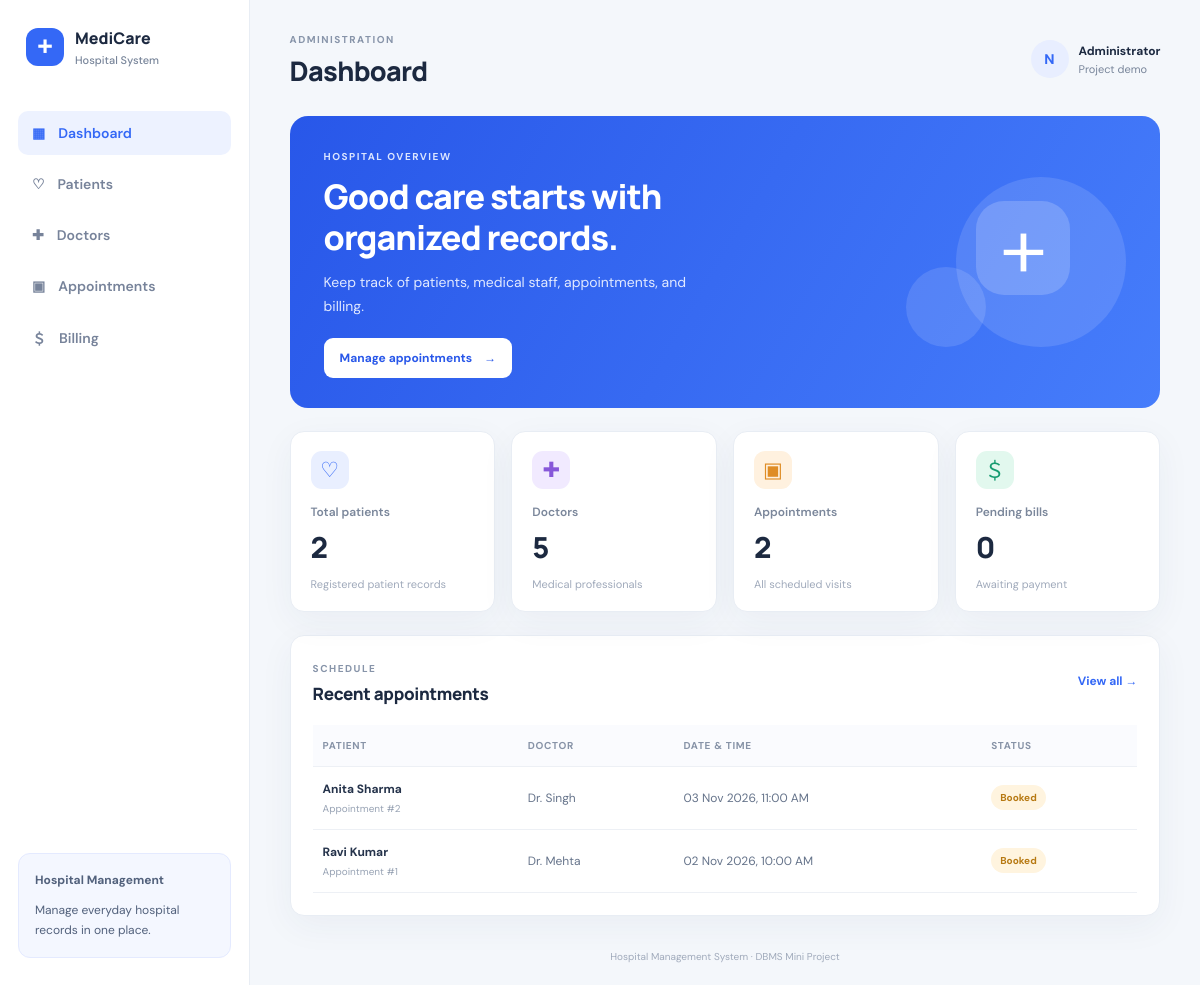
The page / on the database its author committed.
### tables this page shows
CREATE TABLE Appointment (
  appt_id INT AUTO_INCREMENT PRIMARY KEY,
  patient_id INT NOT NULL,
  doctor_id INT NOT NULL,
  appt_date DATETIME NOT NULL,
  reason VARCHAR(255),
  status ENUM('Booked','Completed','Cancelled') NOT NULL DEFAULT 'Booked',
  created_at TIMESTAMP DEFAULT CURRENT_TIMESTAMP,
  CONSTRAINT fk_appointment_patient FOREIGN KEY (patient_id)
    REFERENCES Patient(patient_id) ON UPDATE CASCADE ON DELETE RESTRICT,
  CONSTRAINT fk_appointment_doctor FOREIGN KEY (doctor_id)
    REFERENCES Doctor(doctor_id) ON UPDATE CASCADE ON DELETE RESTRICT,
  UNIQUE KEY uq_doctor_appointment_time (doctor_id, appt_date),
  INDEX idx_appointment_date (appt_date),
  INDEX idx_appointment_status (status)
);

CREATE TABLE Patient (
  patient_id INT AUTO_INCREMENT PRIMARY KEY,
  name VARCHAR(100) NOT NULL,
  age INT,
  gender ENUM('Male','Female','Other') DEFAULT 'Other',
  phone VARCHAR(20),
  address VARCHAR(255),
  created_at TIMESTAMP DEFAULT CURRENT_TIMESTAMP,
  CONSTRAINT chk_patient_age CHECK (age IS NULL OR age BETWEEN 1 AND 120)
);

CREATE TABLE Doctor (
  doctor_id INT AUTO_INCREMENT PRIMARY KEY,
  name VARCHAR(100) NOT NULL,
  specialization VARCHAR(100) NOT NULL,
  phone VARCHAR(20),
  dept_id INT,
  CONSTRAINT fk_doctor_department FOREIGN KEY (dept_id)
    REFERENCES Department(dept_id) ON UPDATE CASCADE ON DELETE SET NULL
);

### config.php (called while the page is built, shortened)
<?php
function e($value): string {
    return htmlspecialchars((string)($value ?? ''), ENT_QUOTES, 'UTF-8');
}

### index.php (the view, shortened to what this page needs)
<?php
require __DIR__ . '/config.php';
$stats = [
  'patients' => (int)$pdo->query('SELECT COUNT(*) FROM Patient')->fetchColumn(),
  'doctors' => (int)$pdo->query('SELECT COUNT(*) FROM Doctor')->fetchColumn(),
  'appointments' => (int)$pdo->query('SELECT COUNT(*) FROM Appointment')->fetchColumn(),
  'pending' => (int)$pdo->query("SELECT COUNT(*) FROM Bill WHERE pay_status='Pending'")->fetchColumn(),
];
$stmt = $pdo->query("SELECT a.appt_id, a.appt_date, a.status, p.name AS patient_name, d.name AS doctor_name
 FROM Appointment a JOIN Patient p ON p.patient_id=a.patient_id JOIN Doctor d ON d.doctor_id=a.doctor_id
 ORDER BY a.appt_date DESC LIMIT 6");
$recentAppointments = $stmt->fetchAll();
require __DIR__ . '/header.php';
?>
<section class="welcome-card"><div><span class="eyebrow light">HOSPITAL OVERVIEW</span><h2>Good care starts with<br>organized records.</h2><p>Keep track of patients, medical staff, appointments, and billing.</p><a class="button button-light" href="appointments.php">Manage appointments <span>→</span></a></div><div class="welcome-art" aria-hidden="true"><div class="medical-cross">+</div><div class="art-circle circle-one"></div><div class="art-circle circle-two"></div></div></section>
<section class="stats-grid">
  <article class="stat-card"><span class="stat-icon blue">♡</span><span class="stat-label">Total patients</span><strong><?= $stats['patients'] ?></strong><small>Registered patient records</small></article>
  <article class="stat-card"><span class="stat-icon purple">✚</span><span class="stat-label">Doctors</span><strong><?= $stats['doctors'] ?></strong><small>Medical professionals</small></article>
  <article class="stat-card"><span class="stat-icon orange">▣</span><span class="stat-label">Appointments</span><strong><?= $stats['appointments'] ?></strong><small>All scheduled visits</small></article>
  <article class="stat-card"><span class="stat-icon green">＄</span><span class="stat-label">Pending bills</span><strong><?= $stats['pending'] ?></strong><small>Awaiting payment</small></article>
</section>
<section class="panel"><div class="panel-heading"><div><span class="eyebrow">SCHEDULE</span><h2>Recent appointments</h2></div><a class="text-link" href="appointments.php">View all →</a></div>
<?php if (!$recentAppointments): ?><div class="empty-state">No appointments found. Add your first appointment from the Appointments page.</div><?php else: ?>
<div class="table-wrap"><table><thead><tr><th>Patient</th><th>Doctor</th><th>Date &amp; time</th><th>Status</th></tr></thead><tbody>
<?php foreach ($recentAppointments as $a): ?><tr><td><strong><?= e($a['patient_name']) ?></strong><small class="cell-sub">Appointment #<?= (int)$a['appt_id'] ?></small></td><td><?= e($a['doctor_name']) ?></td><td><?= e(date('d M Y, h:i A', strtotime($a['appt_date']))) ?></td><td><span class="status status-<?= strtolower(e($a['status'])) ?>"><?= e($a['status']) ?></span></td></tr><?php endforeach; ?>
</tbody></table></div><?php endif; ?></section>
<?php require __DIR__ . '/footer.php'; ?>

### style.css (style rules this page uses)
:root { --bg:#f4f7fb;--panel:#fff;--text:#1c2940;--muted:#78859a;--line:#e8edf4;--blue:#3468f6;--navy:#172541;--green:#198b68;--shadow:0 10px 35px rgba(31,53,91,.05) }
* { box-sizing:border-box }
body { margin:0;background:var(--bg);color:var(--text);font-family:'DM Sans',sans-serif;font-size:14px }
.eyebrow { font-size:10px;letter-spacing:1.5px;font-weight:700;color:#8794a9 }
.welcome-card { background:linear-gradient(120deg,#2857e9,#467dfb);border-radius:18px;color:#fff;padding:30px 34px;min-height:224px;position:relative;overflow:hidden;display:flex;align-items:center;justify-content:space-between;margin-bottom:23px }
.welcome-card h2 { font:800 clamp(24px,3vw,34px) Manrope,sans-serif;line-height:1.22;letter-spacing:-1px;margin:12px 0 }
.welcome-card p { color:#e1e9ff;max-width:400px;line-height:1.7;margin:0 0 19px }
.eyebrow.light { color:#dbe5ff }
.button { border:0;border-radius:9px;background:var(--blue);color:#fff;padding:12px 16px;font:700 12px 'DM Sans',sans-serif;cursor:pointer;text-decoration:none;display:inline-flex;justify-content:center;align-items:center;gap:12px;white-space:nowrap }
.button-light { background:#fff;color:#2857e9 }
.welcome-art { width:220px;height:170px;position:relative;flex-shrink:0 }
.medical-cross { position:absolute;z-index:2;right:56px;top:24px;width:94px;height:94px;border-radius:28px;background:rgba(255,255,255,.18);display:grid;place-items:center;font-size:88px;font-weight:300;line-height:1 }
.art-circle { position:absolute;border-radius:50%;background:rgba(255,255,255,.12) }
.circle-one { width:170px;height:170px;right:0;top:0 }
.circle-two { width:80px;height:80px;left:0;bottom:0 }
.stats-grid { display:grid;grid-template-columns:repeat(4,minmax(0,1fr));gap:16px;margin-bottom:23px }
.stat-card,.panel { background:var(--panel);border:1px solid var(--line);border-radius:14px;box-shadow:var(--shadow) }
.stat-card { padding:19px 20px;min-width:0 }
.stat-icon { width:38px;height:38px;border-radius:11px;display:grid;place-items:center;font-size:21px;margin-bottom:15px }
.blue { background:#e9efff;color:#3468f6 }
.purple { background:#f1eaff;color:#8758d9 }
.orange { background:#fff1df;color:#df8c25 }
.green { background:#e2f8ee;color:#169b70 }
.stat-label { display:block;color:#7b879b;font-size:12px;font-weight:600 }
.stat-card strong { display:block;font:800 29px Manrope,sans-serif;margin:7px 0 }
.stat-card small { color:#a0aabb;font-size:11px }
.panel { padding:22px;margin-bottom:22px;min-width:0 }
.panel-heading { display:flex;align-items:center;justify-content:space-between;gap:14px;margin-bottom:20px }
.panel-heading h2 { font:800 17px Manrope,sans-serif;margin:6px 0 0;letter-spacing:-.3px }
.text-link { color:var(--blue);text-decoration:none;font-weight:700;font-size:12px }
.table-wrap { width:100%;overflow-x:auto }
table { width:100%;border-collapse:collapse;text-align:left;white-space:nowrap }
th { color:#8793a7;font-size:10px;text-transform:uppercase;letter-spacing:.7px;font-weight:700;background:#fafbfe }
th,td { padding:14px 13px;border-bottom:1px solid #edf0f5 }
th:first-child,td:first-child { padding-left:10px }
td { font-size:12px;color:#65738a }
td strong { color:#25334b;font-size:12px }
.cell-sub { display:block;font-size:10px;color:#98a3b4;margin-top:5px }
.status { display:inline-block;padding:6px 9px;border-radius:20px;font-size:10px;font-weight:700 }
.status-booked,.status-pending { background:#fff4df;color:#b77912 }

### rows shown on the page
appointment: patient.name "Anita Sharma", appt_id "2", doctor.name "Dr. Singh", appt_date "03 Nov 2026, 11:00 AM", status "Booked"
appointment: patient.name "Ravi Kumar", appt_id "1", doctor.name "Dr. Mehta", appt_date "02 Nov 2026, 10:00 AM", status "Booked"

### other values the page prints
$pageTitle "Dashboard"
$stats['patients'] "2"
$stats['doctors'] "5"
$stats['appointments'] "2"
$stats['pending'] "0"
